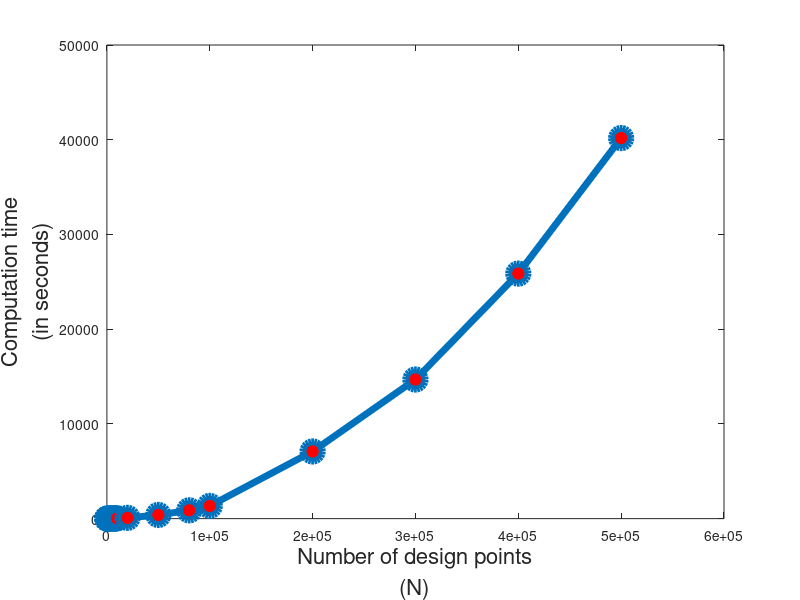

Write the MATLAB code that produced this figure.
% EMAX [1;2;1]
%D-optimality for Emax model

x = [101 501 1001 2001 3001 4001 5001 6001 7001 8001 9001 10001 20001 ...
  50001 80001 100001 200001 300001 400001 500001]';
y =  [1.922385 2.925531  3.935194  6.000104 8.367561 11.133859 13.606407...
 16.519683 19.700756 23.049704 30.974902 31.303157 82.123569 388.884111 ...
 877.657660 1339.919643 7090.714756 14685.702611 25868.178532 40175.861783]'; 

figure
  h1 = plot(x,y,'o-','linewidth',5,'markersize',14,'markerfacecolor','Red');
  xlabel({'Number of design points','(N)'},'FontSize', 16); % x-axis label
  ylabel({'Computation time', '(in seconds)'},'FontSize', 16); % y-axis label